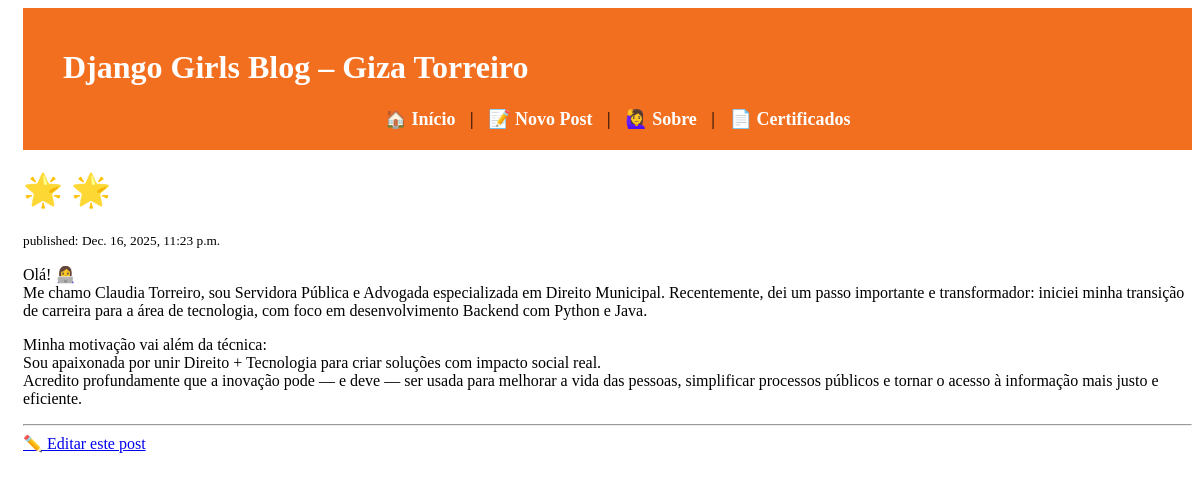
/post/1/, run on an earlier commit of the app's database.
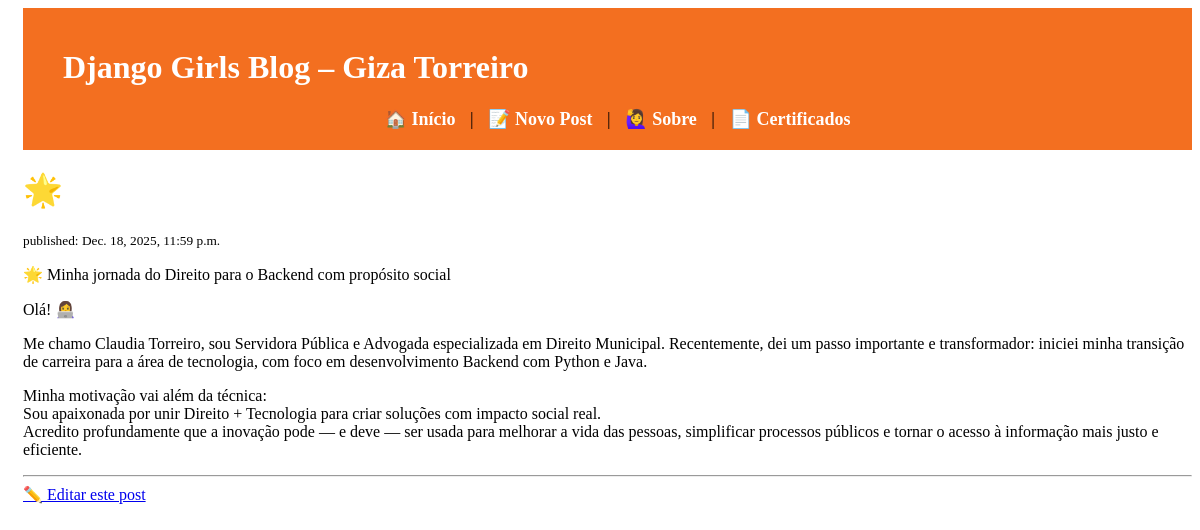
And on a later commit of the database.
### blog/models.py (models this page shows, shortened)
class Post(models.Model):
    author = models.ForeignKey("auth.User", on_delete=models.CASCADE)
    title = models.CharField(max_length=200)
    text = models.TextField()
    created_date = models.DateTimeField(default=timezone.now)
    published_date = models.DateTimeField(blank=True, null=True)

### blog/views.py (the view)
# urls.py: path('post/<int:pk>/', views.post_detail, name='post_detail'),
def post_detail(request, pk):
    post = get_object_or_404(Post, pk=pk)
    return render(request, 'blog/post_detail.html', {'post': post})

### blog/templates/blog/post_detail.html (shortened to what this page needs)
{% extends 'blog/base.html' %}
{% block content %}
  <h1>🌟 {{ post.title }}</h1>
  <p><small>published: {{ post.published_date }}</small></p>
  <p>{{ post.text|linebreaks }}</p>
  <hr>
  <a href="{% url 'post_edit' pk=post.pk %}">✏️ Editar este post</a>
{% endblock %}

What changed in the data, as far as the page shows it:
changed Post: published_date "Dec. 16, 2025, 11:23 p.m." → "Dec. 18, 2025, 11:59 p.m."; text "Olá! 👩‍💻 Me chamo…" → "🌟 Minha jornada do Direito para o Backend com propósito social Olá! 👩‍💻 Me chamo…"; title "🌟 Minha jornada do Direito para o Backend com propósito social" → (not shown)
